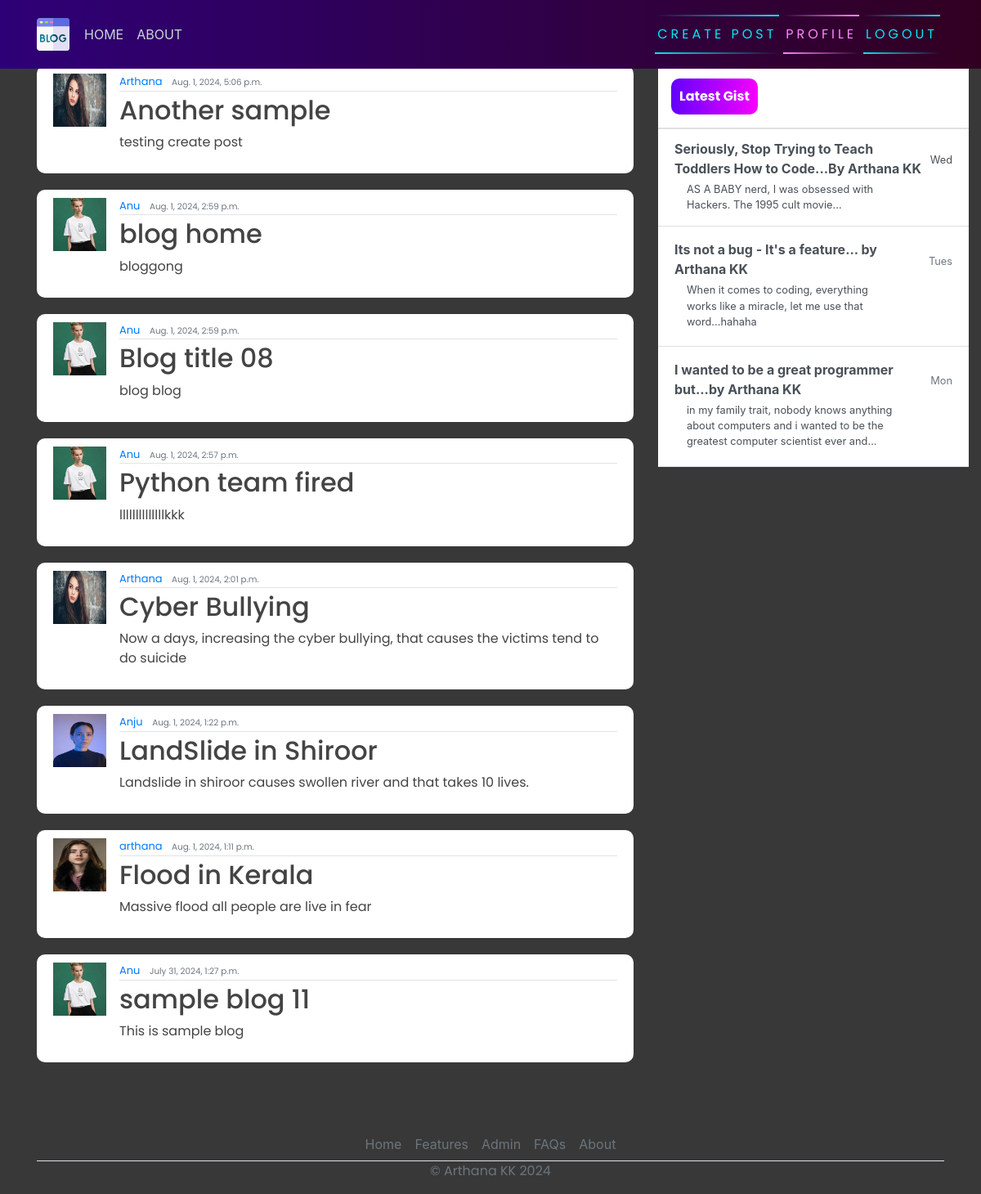
Page / (signed in) on the committed database.
### blogapp/models.py (models this page shows, shortened)
class Post(models.Model):
    title = models.CharField(max_length=200)
    content = models.TextField()
    date_posted = models.DateTimeField(default=timezone.now)
    author = models.ForeignKey(User,on_delete=models.CASCADE)

### user/models.py (models this page shows, shortened)
class Profile(models.Model):
    user = models.OneToOneField(User,on_delete=models.CASCADE)
    img = models.ImageField(default='default.png', upload_to="blog-pics")

### blogapp/views.py (the view)
# urls.py: path('',PostListView.as_view(), name='blog-home'),
class PostListView(LoginRequiredMixin, ListView):
    model = Post
    template_name = 'home.html'
    context_object_name = 'posts'
    ordering = ["-date_posted"]

### templates/home.html
{% extends 'base.html' %}
{% block content %}
 {% for post in posts %}
        <article class="media content-section">
            <img class="rounded-cirlce article-img" src="{{ post.author.profile.img.url }}" alt="">
            <div class="media-body">
              <div class="article-metadata">
                <a class="mr-2" href="#">{{ post.author }}</a>
                <small class="text-muted">{{ post.date_posted }}</small>
              </div>
              <h2><a class="article-title" href="{% url 'blog-detail' post.id %}">{{ post.title }}</a></h2>
              <p class="article-content">{{ post.content }}</p>
            </div>
            <br>
          </article>
    {% endfor  %}
{% endblock content %}

### templates/base.html (shortened to what this page needs)
{% load static %}
<!doctype html>
<head>
    <link rel="stylesheet" href="https://maxcdn.bootstrapcdn.com/bootstrap/4.0.0/css/bootstrap.min.css">
    <link rel="stylesheet" href="{% static 'css/style.css' %}">
</head>
<body>
     <header class="site-header">
      <nav class="navbar navbar-expand-md navbar-dark bg-steel fixed-top">
        <div class="container">
          <div class="collapse navbar-collapse" id="navbarToggle">
            <div class="navbar-nav mr-auto">
                {% if user.is_authenticated %}
                 <a class="nav-item nav-link" href="{% url 'blog-home' %}">HOME</a>
                 <a class="nav-item nav-link" href="{% url 'blog-about'  %}">ABOUT</a>
            </div>
            <div class="navbar-nav">
                 <a href="{% url 'blog-new' %}" id="auth-links">
                <span></span>
                <span></span>
                Create Post
                </a>
                <a href="{% url 'blog-profile' %}" id="auth-links">
                <span></span>
                <span></span>
                Profile
                </a>
                <a href="{% url 'logout' %}" id="auth-links">
                <span></span>
                <span></span>
                Logout
                </a>
            {% endif %}
            </div>
          </div>
        </div>
      </nav>
    </header>
     <main role="main" class="container">
      <div class="row">
        <div class="col-md-8">
           {% block content %}{% endblock %}
        </div>
        <div class="col-md-4">
          <div class="content-sectionw">
            <div class="d-flex flex-column align-items-stretch flex-shrink-0 bg-white" style="width: 380px;" style="padding-top: 120px;">
                <a id="list-group" style="text-decoration: none;" href="" class="d-flex align-items-center flex-shrink-0 p-3 link-dark text-decoration-none border-bottom">
                  <span class="fs-5 fw-semibold" id="gist-btn">Latest Gist</span>
                </a>
                <div class="list-group list-group-flush border-bottom scrollarea">
                  <a href="#" class="list-group-item list-group-item-action  lh-tight" aria-current="true">
                    <div class="d-flex w-100 align-items-center justify-content-between">
                      <strong class="mb-1">Seriously, Stop Trying to Teach Toddlers How to Code...By Arthana KK
                    </strong>
                      <small>Wed</small>
                    </div>
                    <div class="col-10 mb-1 small">AS A BABY nerd, I was obsessed with Hackers. The 1995 cult movie... </div>
                  </a>
                  <a href="#" class="list-group-item list-group-item-action py-3 lh-tight">
                    <div class="d-flex w-100 align-items-center justify-content-between">
                      <strong class="mb-1">Its not a bug - It's a feature... by Arthana KK</strong>
                      <small class="text-muted">Tues</small>
                    </div>
                    <div class="col-10 mb-1 small">When it comes to coding, everything works like a miracle, let me use that word...hahaha</div>
                  </a>
                  <a href="#" class="list-group-item list-group-item-action py-3 lh-tight">
                    <div class="d-flex w-100 align-items-center justify-content-between">
                      <strong class="mb-1">I wanted to be a great programmer but...by Arthana KK</strong>
                      <small class="text-muted">Mon</small>
                    </div>
                    <div class="col-10 mb-1 small">in my family trait, nobody knows anything about computers and i wanted to be the greatest computer scientist ever and...</div>
                  </a>
                </div>
              </div>
          </div>
        </div>
      </div>
        <footer class="" >
          <ul class="nav justify-content-center border-bottom"  style="margin-top: 60px;">
            <li class="nav-item"><a href="#" class="nav-link px-2 text-muted">Home</a></li>
            <li class="nav-item"><a href="#" class="nav-link px-2 text-muted">Features</a></li>
            <li class="nav-item"><a href="admin/" class="nav-link px-2 text-muted">Admin</a></li>
            <li class="nav-item"><a href="#" class="nav-link px-2 text-muted">FAQs</a></li>
            <li class="nav-item"><a href="#" class="nav-link px-2 text-muted">About</a></li>
          </ul>
          <p class="text-center text-muted">&copy; Arthana KK 2024</p>
        </footer>
    </main>
</body>
</html>

### static/css/style.css (style rules this page uses)
body { background-color: rgb(56, 56, 56); margin-top: 5rem; background-size: contain; background-repeat: no-repeat; }
h1, h2, h3, h4, h5, h6, p { color: #444444; font-family: 'Poppins', sans-serif; }
ul { margin: 0; }
.bg-steel { background: linear-gradient(270deg, rgb(49, 0, 33) 0%, rgb(46, 0, 119) 100%); }
.site-header .navbar-nav .nav-link { color: #cbd5db; }
.content-section { background: #ffffff; padding: 10px 20px; border-radius: 10px; margin-bottom: 20px; }
.article-title { color: #444444; }
.article-content { white-space: pre-line; }
.article-img { height: 65px; width: 65px; margin-right: 16px; }
.article-metadata { font-family: 'Poppins', sans-serif; padding-bottom: 1px; margin-bottom: 4px; font-size: 13px; border-bottom: 1px solid #e3e3e3 }
svg { width: 50px; height: 50px; }
#auth-links { font-family: 'Poppins', sans-serif; position: relative; display: inline-block; padding: 12px 3px; margin: 10px 0; color: #03e9f4; text-decoration: none; text-transform: uppercase; transition: 0.5s; letter-spacing: 4px; overflow: hidden; margin-right: 5px; }
#auth-links:nth-child(2) { filter: hue-rotate(110deg); }
#auth-links span { position: absolute; display: block; }
#auth-links span:nth-child(1) { top: 0; left: 0; width: 100%; height: 2px; background: linear-gradient(90deg,transparent,#03e9f4); animation: animate1 1s linear infinite; }
#auth-links span:nth-child(3) { bottom: 0; right: 0; width: 100%; height: 2px; background: linear-gradient(270deg,transparent,#03e9f4); animation: animate3 1s linear infinite; animation-delay: 0.50s; }
#gist-btn { color: black; background: linear-gradient(270deg, rgb(247, 0, 255) 0%, rgb(98, 0, 255) 100%); padding: 10px; color: white; font-family: 'Poppins', sans-serif; font-weight: bold; border-radius: 10px; }

### rows in the picture
Post: author.profile.img (picture), author "Arthana", date_posted "Aug. 1, 2024, 5:06 p.m.", title "Another sample", content "testing create post"
Post: author.profile.img (picture), author "Anu", date_posted "Aug. 1, 2024, 2:59 p.m.", title "blog home", content "bloggong"
Post: author.profile.img (picture), author "Anu", date_posted "Aug. 1, 2024, 2:59 p.m.", title "Blog title 08", content "blog blog"
Post: author.profile.img (picture), author "Anu", date_posted "Aug. 1, 2024, 2:57 p.m.", title "Python team fired", content "llllllllllllllkkk"
Post: author.profile.img (picture), author "Arthana", date_posted "Aug. 1, 2024, 2:01 p.m.", title "Cyber Bullying", content "Now a days, increasing the cyber bullying, that causes the victims tend to do suicide"
Post: author.profile.img (picture), author "Anju", date_posted "Aug. 1, 2024, 1:22 p.m.", title "LandSlide in Shiroor", content "Landslide in shiroor causes swollen river and that takes 10 lives."
Post: author.profile.img (picture), author "arthana", date_posted "Aug. 1, 2024, 1:11 p.m.", title "Flood in Kerala", content "Massive flood all people are live in fear"
Post: author.profile.img (picture), author "Anu", date_posted "July 31, 2024, 1:27 p.m.", title "sample blog 11", content "This is sample blog"
